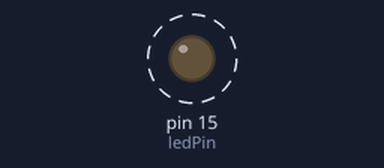
The sketch below on a simulated Arduino Uno, built with avr-gcc and run on an emulated ATmega328P. Shown: output pins drawn as LEDs (lit = HIGH). Dashed ring = blinking.

Above: at 0.3 s.
Timing chart, 0 to 3.6 s (numbered marks = the images above):
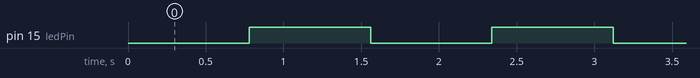

Measured:
- by itself, pin 15 (ledPin): alternates HIGH for 0.78 s and LOW for 0.78 s

The sketch:

2.3_fading_led.ino
```cpp
const int ledPin = 15;

void setup() {

}

void loop() {
    for (int value = 0 ; value <= 255; value += 5) {
        analogWrite(ledPin, value);
        delay(30);
    }
}
```
